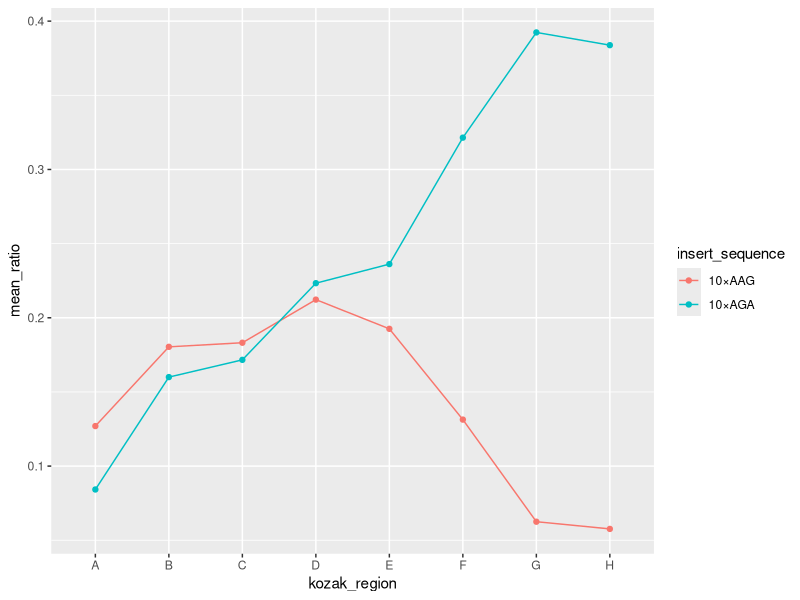

Write R code to recreate this figure.
## ---- chunk 1
knitr::opts_chunk$set(echo = TRUE)
## ---- chunk 2
# Access tidyverse library
library(tidyverse)
## ---- chunk 3
# Load data file into tibble
data <- read_tsv("../data/example_dataset_2.tsv") %>%
  
  # Add a column that provides mean ratio
  mutate(mean_ratio = mean_yfp / mean_rfp) %>%

  # Round the new column's value to the hundredths-place
  mutate(mean_ratio = round(mean_ratio, 2)) %>%
  
  # Print modified table
  print()
## ---- chunk 4
# Load annotations file into a tibble
annotations <- read_tsv("../data/example_dataset_3.tsv") %>%
  print()

  
## ---- chunk 5
# Join 'data' and 'annotations' tables by their in-common 'strain' name
data %>%
  inner_join(annotations, by = "strain") %>%
  print()
## ---- chunk 6
# Join 'data' and 'annotations' tables, keeping 'data' rows
data %>%
  left_join(annotations, by = "strain") %>%
  print()
## ---- chunk 7
# Join 'data' and 'annotations' tables, keeping 'annotations' rows
data %>%
  right_join(annotations, by = "strain") %>%
  print()
## ---- chunk 8
# Summarize yfp and rfp means across rows
data %>% 
  summarize(max_yfp = max(mean_yfp),
            max_rfp = max(mean_rfp)) %>%
  print()
## ---- chunk 9
# Load data file nito a tibble
data_2 <- read_tsv("../data/example_dataset_4.tsv") %>%
  print()
## ---- chunk 10
# Group rows by common 'strain' names
data_2 %>%
  group_by(strain) %>%
  
  # Summarize each group's mean fluorescence
  summarize(mean_yfp = mean(yfp),
            mean_rfp = mean(rfp),
            
            # Calculate esach group's standard error
            se_yfp = sd(yfp) / sqrt(n()),
            se_rfp = sd(rfp) / sqrt(n())) %>%
  
  # Add column for mean ratio of yfp to rfp
  mutate(mean_ratio = mean_yfp / mean_rfp) %>%
           
  # Join annotations with modified dataset by common strain names
  left_join(annotations, by = "strain") %>%
  
  # Make line/point plot of mean fluorescence ration vs kozak region
  ggplot(aes(x = kozak_region, 
            y = mean_ratio,
            
            # Rows with different insert sequences get different colors
            color = insert_sequence,
            group = insert_sequence)) +
  geom_line() +
  geom_point()
